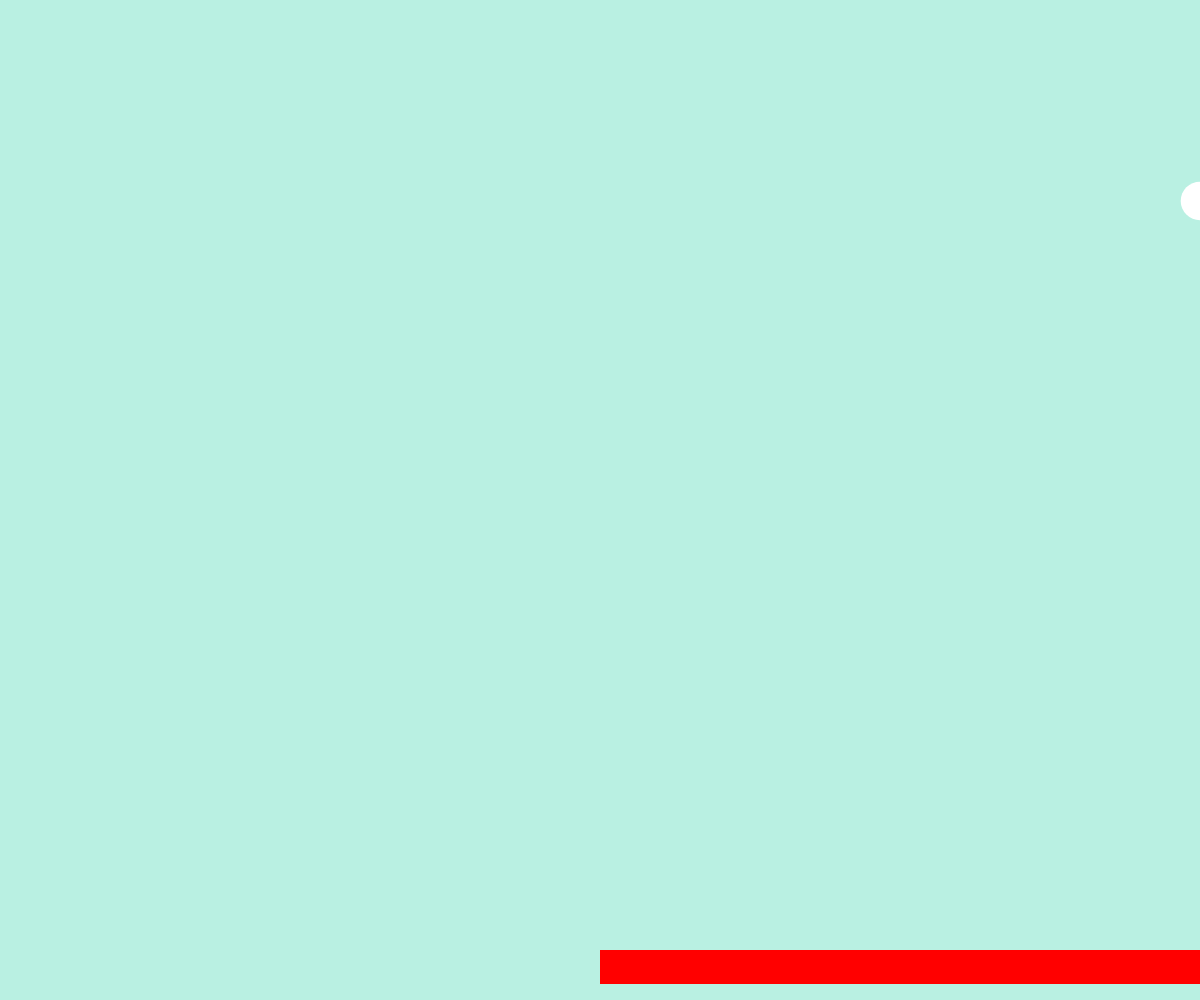
Frame 1 (no input)
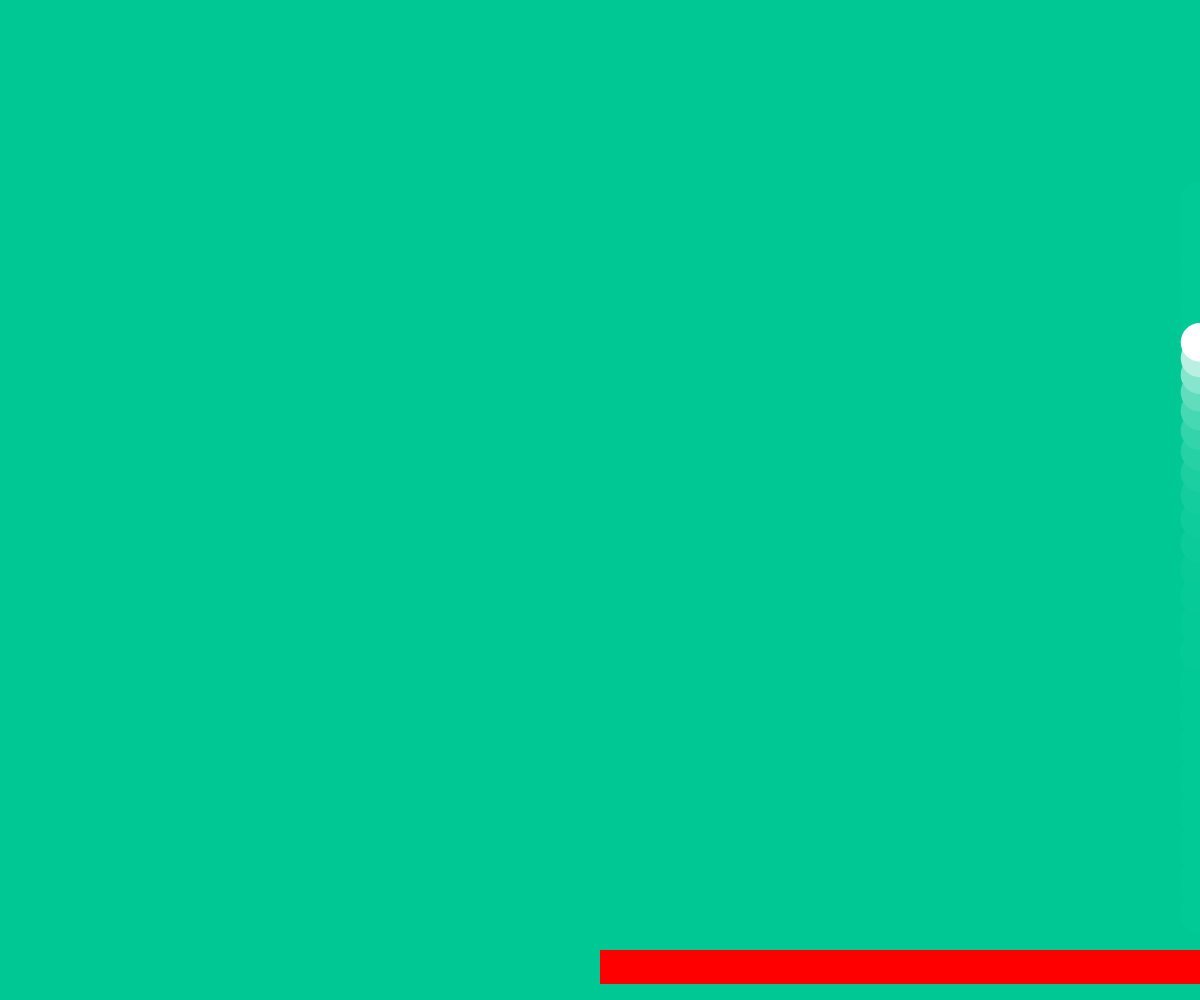
Frame 60 (no input)
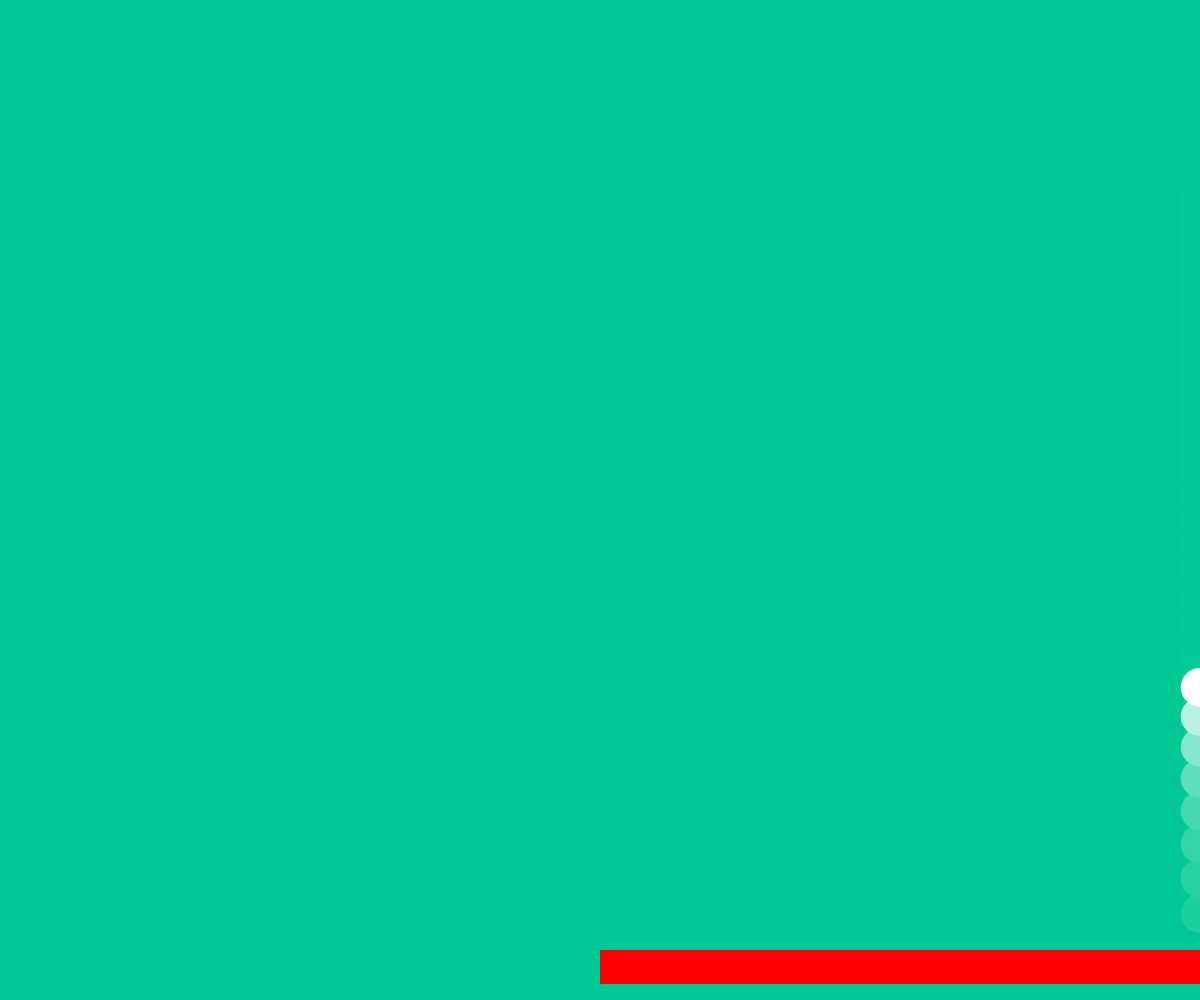
Frame 120 (the mouse pressed at the canvas centre since frame 60)

The p5.js sketch that drew these frames (run headless with seeded random() and noise() and a simulated clock; from frame 60 on, the mouse is pressed at the canvas centre):

// p5.js sketch
// ── sketch.js
// let pelotas = [];
let pel1;

function setup() {
  createCanvas(windowWidth, windowHeight);
  // for (let i = 0; i < 5; i++) {
  //   // Puedes ajustar el número de pelotas que deseas
  //   pelotas.push(new Pelota());
  // }
  pel1 = new Pelota(100, 200);
}

function draw() {
  background(0, 200, 150, 70);

  // for (let pelota of pelotas) {
  //   pelota.update();
  //   pelota.mostrar();
  // }
  pel1.update();
  pel1.display();
}

class Pelota {
  constructor() {
    this.posX = windowWidth;
    this.posY = windowHeight * 0.2;
    this.diam = random(10, 50);
    this.rad = this.diam / 2;
    this.velY = 0;
    this.acel = 0.98;
    this.margen = 50;
    this.esp = 34;
    this.piso = height - this.margen - this.esp / 2;
  }

  update() {
    this.velY += this.acel;
    this.posY += this.velY;

    if (this.posY >= this.piso - this.rad) {
      print("ya");
      this.posY = this.piso - this.rad;
      this.velY *= -1;
    }
  }

  display() {
    noStroke();
    fill(255);
    circle(this.posX, this.posY, this.diam);

    fill(255, 0, 0);
    rect(windowWidth / 2, windowHeight - this.margen, windowWidth, this.esp);
    // ES NECESARIO EL WINDOW?
  }
}
